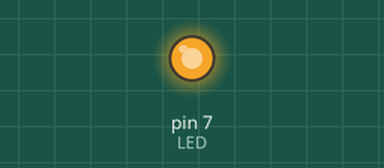
A sketch run on a simulated Arduino Uno, built with avr-gcc and run on an emulated ATmega328P. On the bench: output pins drawn as LEDs (lit = HIGH). At 1.0 s the program stops and its outputs stay as they are.

Above: at 1.1 s.
Timing chart, 0 to 2.5 s (numbered marks = the images above):
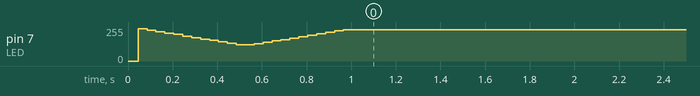

The sketch:

PWM_practice.ino
```cpp
#define LED 7

int period_us = 1000; // 기본 주기 1ms
int duty = 0;

void set_period(int p){
  if(p < 100) p = 100;
  if(p > 10000) p = 10000;
  period_us = p;
}

void set_duty(int d){
  if(d < 0) d = 0;
  if(d > 100) d = 100;
  duty = d;
}

// pwm 한 주기 출력
void pwm(){
  int ontime = (period_us * duty) / 100;
  int offtime = period_us - ontime;

  if(ontime > 0){
    digitalWrite(LED, LOW);   // on
    delayMicroseconds(ontime);
  }
  if(offtime > 0){
    digitalWrite(LED, HIGH);  // off
    delayMicroseconds(offtime);
  }
}

void triangle_1s(){
  unsigned long start = micros();
  while(micros() - start < 1000000UL){
    float t = (micros() - start) / 1000000.0;
    int d;

    if(t < 0.5){
      d = (int)(t * 200);
    }
    else{
      d = (int)((1.0 - t) * 200);
    }

    set_duty(d);
    pwm();
  }
}

void setup(){
  pinMode(LED, OUTPUT);
  digitalWrite(LED, HIGH);
}

void loop(){
  set_period(100); // 10000(10ms),1000(1ms),100(0.1ms)
  triangle_1s();
  while(1);
}
```
